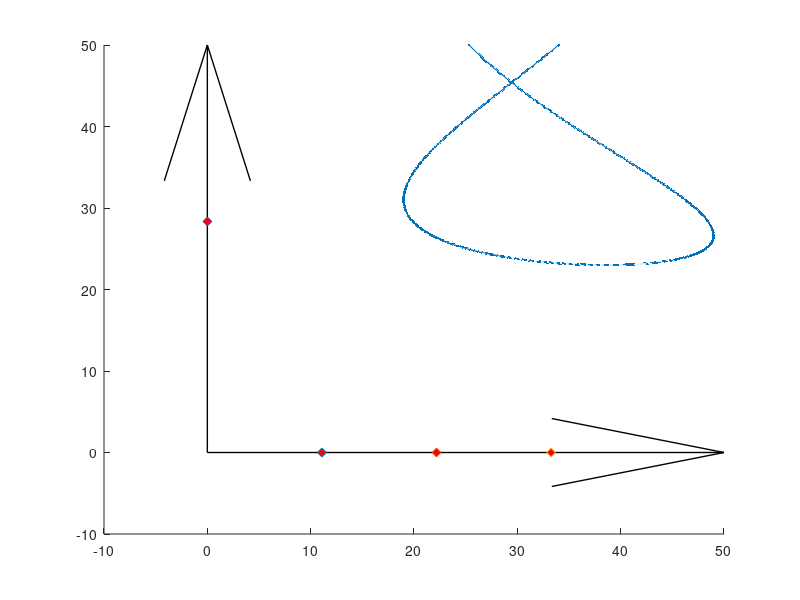

MATLAB code to generate this figure: (Note: this script raises an error after producing the figure.)
% close all;
clear variables;

t = 0:1/30:30;

% x = 35+5*sin(t);
% y = 35+5*cos(t);
% z = 7+0.5*t;
% 
x = -15.*sin(0.23.*t) + 34;
y = 0.12.*t.*(t-30) + 50;
z = 15*atan(0.5.*t - 5) - 14.*atan(0.5.*t-7)+ 5.*atan(0.5.*(t-25)) +12 ;
% 
% dx = diff(x);
% dy = diff(y);
% dz = diff(z);
% dt = 1/30;
% v = sqrt((dx/dt).^2 + (dy/dt).^2 + (dz/dt).^2);
% figure(); plot(t(1:end-1),v);

% comet3(x(1:2:end),y(1:2:end),z(1:2:end));

figure(); hold on;
% subplot(1,2,1);
plot3(x,y,z,".-");

% comet3(x,y,z);

%%%
% origin pos   = 32     , 35     , 240
% station1 pos = 32.0001, 35     , 240
% station2 pos = 32.0002, 35     , 240
% station3 pos = 32.0003, 35     , 240
% station4 pos = 32     , 34.9997, 240
%%%

cams_pos = [1.1089099908e+01 -3.3595082272e-10 -9.6773529616e-06;
            2.2178199991e+01 -7.1217698400e-11 -3.8707022709e-05;
            3.3267300250e+01 -1.9819523799e-10 -8.7093016935e-05;
            3.9329437112e-05  2.8349008236e+01 -6.2940256218e-05;];

Rz = @(psi) [cos(psi), sin(psi), 0;
            -sin(psi), cos(psi), 0;
            0        , 0        ,1];

Ry = @(theta) [cos(theta), 0    , -sin(theta);
               0         , 1    , 0          ;
               sin(theta), 0    , cos(theta)];

Rx = @(phi) [1, 0       , 0       ;
             0, cos(phi), sin(phi);
             0, -sin(phi), cos(phi)];

DCM_origin2camera = @(psi, theta, phi) Rx(deg2rad(phi))*Ry(deg2rad(theta))*Rz(deg2rad(psi));


camera_angles = [70, -15, 0.0000;
                90, -15, 0;
                80, -15, 0;
                0, -15, 0.0000;];

% camera_DCMs 

for i = 1:length(camera_angles)
    camera_DCMs(i,:,:) = DCM_origin2camera(camera_angles(i,1),camera_angles(i,2),camera_angles(i,3));
end 



% Draw Origin System
quiver3(0,0,0,50,0,0,"off", "Color","k","LineWidth",1);
quiver3(0,0,0,0,50,0,"off", "Color","k","LineWidth",1);
quiver3(0,0,0,0,0,50,"off", "Color","k","LineWidth",1);

% Draw Stations
for i = 1:length(cams_pos)
    pos = cams_pos(i,:);
    scatter3(pos(1),pos(2),pos(3), 40,"MarkerFaceColor",'r', "Marker",'diamond');
end

Vertical_halfAngle_deg = 26.1;
Horizontal_halfAngle_deg = 47;
depth_m = 10;
DrawCamsFOV(gca(), cams_pos, camera_angles, Vertical_halfAngle_deg, Horizontal_halfAngle_deg, depth_m);

axis equal;
xlim([-5, 55]);
ylim([-5, 55]);
zlim([-10, 55]);
xlabel("X");
ylabel("Y");
zlabel("Z");
view(3); grid on;


%% Azimuth elevation calc

syms theta psi or2cam

cam2drone = Ry(theta)*Rz(psi);
disp(transpose(cam2drone)*[1;0;0]);

for cam_i = 1:length(camera_DCMs)
    for point_i = 1:length(x)
        Vec = [x(point_i);y(point_i);z(point_i)] - [cams_pos(cam_i,1);cams_pos(cam_i,2);cams_pos(cam_i,3)];
        Test_Length(cam_i, point_i) = norm(Vec);
        Vec = Vec./norm(Vec);

        DCM_or2cam = DCM_origin2camera(camera_angles(cam_i,1),camera_angles(cam_i,2),camera_angles(cam_i,3));
        Vec_CAM = DCM_or2cam*Vec;

        theta = -asin(Vec_CAM(3));
        azimuth = atan(Vec_CAM(2)/Vec_CAM(1));
        
        Trajectory_elev_azim(cam_i, point_i, :) = [theta, azimuth];

       
    end
end


%% Test

% for cam_i = 1:length(camera_DCMs)
%     for point_i = 1:length(x)
%         tehta_azimuth_vec = reshape(Trajectory_elev_azim(cam_i, point_i,:),1,2);
%         pos = cams_pos(cam_i,:);
%         vector_cam2drone_CAM = (Ry(Trajectory_elev_azim(cam_i,point_i,1))*Rz(Trajectory_elev_azim(cam_i, point_i,2)))'*[1;0;0]*Test_Length(cam_i, point_i);
%         DCM_or2cam = DCM_origin2camera(camera_angles(cam_i,1),camera_angles(cam_i,2),camera_angles(cam_i,3));
%         vector_cam2drone_ORIGIN = DCM_or2cam'*vector_cam2drone_CAM;
% 
%         drone_position(cam_i, point_i,:) = pos' + vector_cam2drone_ORIGIN;
%     end
% end
% 
% plot3(drone_position(1,:,1),drone_position(1,:,2),drone_position(1,:,3), "r--");
% plot3(drone_position(2,:,1),drone_position(2,:,2),drone_position(2,:,3), "g--");
% plot3(drone_position(3,:,1),drone_position(3,:,2),drone_position(3,:,3), "k--");
% plot3(drone_position(4,:,1),drone_position(4,:,2),drone_position(4,:,3), "y--");
% 
% disp("DONE WITH TESTING");

%% DROP TO FILE

A = (1920/2)/tand(47);
B = (1080/2)/tand(26.1);


FILE = fopen("injection_data.csv", "w");

for point_i = 1:length(Trajectory_elev_azim(1,:,1))
    for cams_i = 1:length(camera_angles)
        
        az = Trajectory_elev_azim(cams_i, point_i, 2);
        el = Trajectory_elev_azim(cams_i, point_i, 1);

%            THIS IS THE GEOMETRIC WAY TO SOLVE IT:
%            pix_1 = 1920/2 - A*tan(az);
%            pix_2 = 1080/2 + B/cos(az)*tan(el);
       
        
        camera_num = 1;
        option_num = 1;
        [pix_1, pix_2] = camera_calibration_final_inverse(camera_num, option_num, -rad2deg(az), -rad2deg(el));

        if (pix_1 > 1920 || pix_1 < 0)
            continue;
        end
        if (pix_2 > 1080 || pix_2 < 0)
            continue;
        end
        str_write = sprintf("%.0f,%.10f,%.10f,%.10f\n", cams_i,round(pix_1), round(pix_2), t(point_i));
%         str_write = [cams_i, pix_1, pix_2];
        fprintf(FILE,str_write);
    end
end
fclose(FILE);
disp("DONE WITH CREATING INJECTION FILE");

return;
%% Analysis

clear Solution Stations;
run("..//..//Logs//SystemLog.m");
run("..//..//Logs//DataLog.m");

time_epsilon = 10^-9;
dt = 1/30;

% Calculate original distances from origin:
Original_times = t;
r_squared= x.*x + y.*y + z.*z;
Original_r = sqrt(r_squared);

% Calculate solution distances from origin:
Solution_times = Solution(:,1)-Solution(1,1);


f1 = figure(); ax1 = subplot(1,1,1, "Parent", f1); hold on;
f2 = figure(); ax2 = subplot(1,1,1, "Parent", f2); hold on;

time_sub_array = [];
Distance_error_sub_array = [];
Calculated_Position_sub_array = [];

for time_indx_solution = 1:length(Solution_times)    
    time_indx_generated = fix((Solution_times(time_indx_solution)+time_epsilon)/dt)+1;
    
    %%%%%%%%%%%%%%%% Actual calculation:
    
    x2 = (x(time_indx_generated) - Solution(time_indx_solution,2))^2;
    y2 = (y(time_indx_generated) - Solution(time_indx_solution,3))^2;
    z2 = (z(time_indx_generated) - Solution(time_indx_solution,4))^2;
    R = sqrt(x2 + y2 + z2);

    distance_error_value = R;

    %%%%
    position_vec = [Solution(time_indx_solution,2), Solution(time_indx_solution,3), Solution(time_indx_solution,4)];
    %%%%%%%%%%%%%%%%%

    time_sub_array = [time_sub_array, t(time_indx_generated)];
    Distance_error_sub_array = [Distance_error_sub_array, distance_error_value];
    Calculated_Position_sub_array = [Calculated_Position_sub_array; position_vec];

    if (time_indx_solution < length(Solution_times)) 
        if (abs((Solution_times(time_indx_solution+1) - Solution_times(time_indx_solution))-dt) < time_epsilon)
            continue;
        end
    end
    % Plot:
    plot(ax1, time_sub_array, Distance_error_sub_array,".-");
    plot3(ax2, Calculated_Position_sub_array(:,1), Calculated_Position_sub_array(:,2), Calculated_Position_sub_array(:,3),"r.--", "LineWidth",2);
    % Reset the Arrays:
    time_sub_array = [];
    Distance_error_sub_array = [];
    Calculated_Position_sub_array = [];
end


xlabel(ax1, "Time [sec]");
ylabel(ax1, "Distance Error [m]");
grid(ax1, "on");
title(ax1,"Error between injected and calculated paths");

plot3(ax2,x,y,z,"Color",[0 0.4470 0.7410], "LineWidth",1);
axis(ax2,"equal");
legend("Calculated path (MLS only, no Estimator)","Injected Path");
xlabel(ax2,"X");
ylabel(ax2,"Y");
zlabel(ax2,"Z");
view(ax2,3); grid on;


figure(); hold on;
plot3(x,y,z,".-");


% Draw Stations
for i = 1:length(cams_pos)
    pos = cams_pos(i,:);
    scatter3(pos(1),pos(2),pos(3), 40,"MarkerFaceColor",'r', "Marker",'diamond');
end
DrawCamsFOV(gca(), cams_pos, camera_angles, Vertical_halfAngle_deg, Horizontal_halfAngle_deg, depth_m);

% Draw Stations from simulation:
VEC_LEN = 10;
for station_i = 1:length(Stations.position)
    pos = Stations.position(station_i,:);
    mat = reshape(Stations.Origin2StationDCM(station_i,:,:), 3,3)' .* VEC_LEN;

    quiver3(pos(1),pos(2),pos(3),mat(1,1),mat(2,1),mat(3,1),"off", "Color","r","LineWidth",1);
    quiver3(pos(1),pos(2),pos(3),mat(1,2),mat(2,2),mat(3,2),"off", "Color","g","LineWidth",1);
    quiver3(pos(1),pos(2),pos(3),mat(1,3),mat(2,3),mat(3,3),"off", "Color","b","LineWidth",1);
end

axis equal;
xlim([-5, 55]);
ylim([-5, 55]);
zlim([-10, 55]);
xlabel("X");
ylabel("Y");
zlabel("Z");
view(3); grid on;
